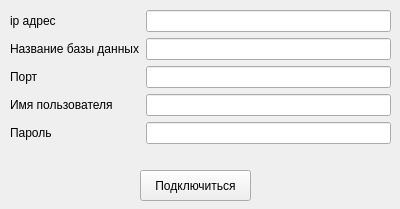
<?xml version="1.0" encoding="UTF-8"?>
<ui version="4.0">
 <class>FormConnectionString</class>
 <widget class="QWidget" name="FormConnectionString">
  <property name="geometry">
   <rect>
    <x>0</x>
    <y>0</y>
    <width>400</width>
    <height>209</height>
   </rect>
  </property>
  <property name="windowTitle">
   <string>Form</string>
  </property>
  <widget class="QWidget" name="formLayoutWidget">
   <property name="geometry">
    <rect>
     <x>10</x>
     <y>10</y>
     <width>381</width>
     <height>151</height>
    </rect>
   </property>
   <layout class="QFormLayout" name="formLayout">
    <item row="1" column="0">
     <widget class="QLabel" name="label">
      <property name="text">
       <string>Название базы данных</string>
      </property>
     </widget>
    </item>
    <item row="2" column="0">
     <widget class="QLabel" name="label_2">
      <property name="text">
       <string>Порт</string>
      </property>
     </widget>
    </item>
    <item row="3" column="0">
     <widget class="QLabel" name="label_3">
      <property name="text">
       <string>Имя пользователя</string>
      </property>
     </widget>
    </item>
    <item row="4" column="0">
     <widget class="QLabel" name="label_4">
      <property name="text">
       <string>Пароль</string>
      </property>
     </widget>
    </item>
    <item row="1" column="1">
     <widget class="QLineEdit" name="line_edit_db_name"/>
    </item>
    <item row="2" column="1">
     <widget class="QLineEdit" name="line_edit_port"/>
    </item>
    <item row="3" column="1">
     <widget class="QLineEdit" name="line_edit_user_name"/>
    </item>
    <item row="4" column="1">
     <widget class="QLineEdit" name="line_edit_password">
      <property name="echoMode">
       <enum>QLineEdit::EchoMode::Password</enum>
      </property>
     </widget>
    </item>
    <item row="0" column="1">
     <widget class="QLineEdit" name="line_edit_ip"/>
    </item>
    <item row="0" column="0">
     <widget class="QLabel" name="label_5">
      <property name="text">
       <string>ip адрес</string>
      </property>
     </widget>
    </item>
   </layout>
  </widget>
  <widget class="QPushButton" name="push_button_connect">
   <property name="geometry">
    <rect>
     <x>140</x>
     <y>170</y>
     <width>111</width>
     <height>31</height>
    </rect>
   </property>
   <property name="cursor">
    <cursorShape>PointingHandCursor</cursorShape>
   </property>
   <property name="text">
    <string>Подключиться</string>
   </property>
  </widget>
 </widget>
 <resources/>
 <connections/>
</ui>
